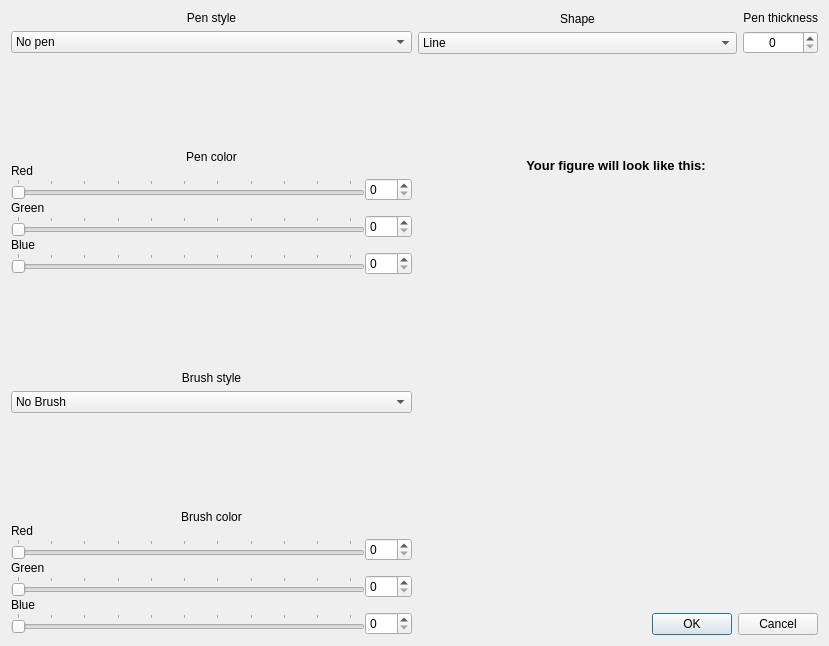
<?xml version="1.0" encoding="UTF-8"?>
<ui version="4.0">
 <class>Dialog</class>
 <widget class="QDialog" name="Dialog">
  <property name="geometry">
   <rect>
    <x>0</x>
    <y>0</y>
    <width>829</width>
    <height>646</height>
   </rect>
  </property>
  <property name="windowTitle">
   <string>Dialog</string>
  </property>
  <layout class="QHBoxLayout" name="horizontalLayout_8">
   <item>
    <layout class="QVBoxLayout" name="verticalLayout_10">
     <item>
      <layout class="QVBoxLayout" name="verticalLayout_8">
       <item>
        <layout class="QVBoxLayout" name="verticalLayout_3">
         <item>
          <widget class="QLabel" name="label_2">
           <property name="text">
            <string>Pen style</string>
           </property>
           <property name="alignment">
            <set>Qt::AlignCenter</set>
           </property>
          </widget>
         </item>
         <item>
          <widget class="QComboBox" name="penStyleComboBox">
           <item>
            <property name="text">
             <string>No pen</string>
            </property>
           </item>
           <item>
            <property name="text">
             <string>Solid line</string>
            </property>
           </item>
           <item>
            <property name="text">
             <string>Dash line</string>
            </property>
           </item>
           <item>
            <property name="text">
             <string>Dot line</string>
            </property>
           </item>
           <item>
            <property name="text">
             <string>Dash dot line</string>
            </property>
           </item>
           <item>
            <property name="text">
             <string>Dash dot dot line</string>
            </property>
           </item>
           <item>
            <property name="text">
             <string>Custom dash line</string>
            </property>
           </item>
          </widget>
         </item>
        </layout>
       </item>
      </layout>
     </item>
     <item>
      <spacer name="verticalSpacer">
       <property name="orientation">
        <enum>Qt::Vertical</enum>
       </property>
       <property name="sizeHint" stdset="0">
        <size>
         <width>20</width>
         <height>40</height>
        </size>
       </property>
      </spacer>
     </item>
     <item>
      <layout class="QVBoxLayout" name="verticalLayout_5">
       <property name="spacing">
        <number>0</number>
       </property>
       <item>
        <widget class="QLabel" name="label_3">
         <property name="text">
          <string>Pen color</string>
         </property>
         <property name="alignment">
          <set>Qt::AlignCenter</set>
         </property>
        </widget>
       </item>
       <item>
        <widget class="QLabel" name="label_4">
         <property name="text">
          <string>Red</string>
         </property>
         <property name="alignment">
          <set>Qt::AlignLeading|Qt::AlignLeft|Qt::AlignVCenter</set>
         </property>
        </widget>
       </item>
       <item>
        <layout class="QHBoxLayout" name="horizontalLayout">
         <item>
          <widget class="QSlider" name="penRedSlider">
           <property name="sizePolicy">
            <sizepolicy hsizetype="Expanding" vsizetype="Fixed">
             <horstretch>0</horstretch>
             <verstretch>1</verstretch>
            </sizepolicy>
           </property>
           <property name="maximum">
            <number>255</number>
           </property>
           <property name="orientation">
            <enum>Qt::Horizontal</enum>
           </property>
           <property name="tickPosition">
            <enum>QSlider::TicksAbove</enum>
           </property>
           <property name="tickInterval">
            <number>25</number>
           </property>
          </widget>
         </item>
         <item>
          <widget class="QSpinBox" name="penRedSpinBox">
           <property name="maximum">
            <number>255</number>
           </property>
          </widget>
         </item>
        </layout>
       </item>
       <item>
        <widget class="QLabel" name="label_5">
         <property name="text">
          <string>Green</string>
         </property>
         <property name="alignment">
          <set>Qt::AlignLeading|Qt::AlignLeft|Qt::AlignVCenter</set>
         </property>
        </widget>
       </item>
       <item>
        <layout class="QHBoxLayout" name="horizontalLayout_2">
         <item>
          <widget class="QSlider" name="penGreenSlider">
           <property name="sizePolicy">
            <sizepolicy hsizetype="Expanding" vsizetype="Fixed">
             <horstretch>1</horstretch>
             <verstretch>0</verstretch>
            </sizepolicy>
           </property>
           <property name="maximum">
            <number>255</number>
           </property>
           <property name="orientation">
            <enum>Qt::Horizontal</enum>
           </property>
           <property name="tickPosition">
            <enum>QSlider::TicksAbove</enum>
           </property>
           <property name="tickInterval">
            <number>25</number>
           </property>
          </widget>
         </item>
         <item>
          <widget class="QSpinBox" name="penGreenSpinBox">
           <property name="maximum">
            <number>255</number>
           </property>
          </widget>
         </item>
        </layout>
       </item>
       <item>
        <widget class="QLabel" name="label_6">
         <property name="text">
          <string>Blue</string>
         </property>
         <property name="alignment">
          <set>Qt::AlignLeading|Qt::AlignLeft|Qt::AlignVCenter</set>
         </property>
        </widget>
       </item>
       <item>
        <layout class="QHBoxLayout" name="horizontalLayout_3">
         <item>
          <widget class="QSlider" name="penBlueSlider">
           <property name="sizePolicy">
            <sizepolicy hsizetype="Expanding" vsizetype="Fixed">
             <horstretch>1</horstretch>
             <verstretch>0</verstretch>
            </sizepolicy>
           </property>
           <property name="maximum">
            <number>255</number>
           </property>
           <property name="orientation">
            <enum>Qt::Horizontal</enum>
           </property>
           <property name="tickPosition">
            <enum>QSlider::TicksAbove</enum>
           </property>
           <property name="tickInterval">
            <number>25</number>
           </property>
          </widget>
         </item>
         <item>
          <widget class="QSpinBox" name="penBlueSpinBox">
           <property name="maximum">
            <number>255</number>
           </property>
          </widget>
         </item>
        </layout>
       </item>
      </layout>
     </item>
     <item>
      <spacer name="verticalSpacer_3">
       <property name="orientation">
        <enum>Qt::Vertical</enum>
       </property>
       <property name="sizeHint" stdset="0">
        <size>
         <width>20</width>
         <height>40</height>
        </size>
       </property>
      </spacer>
     </item>
     <item>
      <layout class="QVBoxLayout" name="verticalLayout_7">
       <item>
        <widget class="QLabel" name="label_12">
         <property name="text">
          <string>Brush style</string>
         </property>
         <property name="alignment">
          <set>Qt::AlignCenter</set>
         </property>
        </widget>
       </item>
       <item>
        <widget class="QComboBox" name="brushStyleComboBox">
         <item>
          <property name="text">
           <string>No Brush</string>
          </property>
         </item>
         <item>
          <property name="text">
           <string>Solid Pattern</string>
          </property>
         </item>
         <item>
          <property name="text">
           <string>Dense1 Pattern</string>
          </property>
         </item>
         <item>
          <property name="text">
           <string>Dense2 Pattern</string>
          </property>
         </item>
         <item>
          <property name="text">
           <string>Dense3 Pattern</string>
          </property>
         </item>
         <item>
          <property name="text">
           <string>Dense4 Pattern</string>
          </property>
         </item>
         <item>
          <property name="text">
           <string>Dense5 Pattern</string>
          </property>
         </item>
         <item>
          <property name="text">
           <string>Dense6 Pattern</string>
          </property>
         </item>
         <item>
          <property name="text">
           <string>Dense7 Pattern</string>
          </property>
         </item>
         <item>
          <property name="text">
           <string>Horizontal Pattern</string>
          </property>
         </item>
         <item>
          <property name="text">
           <string>Vertical Pattern</string>
          </property>
         </item>
         <item>
          <property name="text">
           <string>Cross Pattern</string>
          </property>
         </item>
         <item>
          <property name="text">
           <string>Backward Diagonal Pattern</string>
          </property>
         </item>
         <item>
          <property name="text">
           <string>Forward Diagonal Pattern</string>
          </property>
         </item>
         <item>
          <property name="text">
           <string>Diagonal Cross Pattern</string>
          </property>
         </item>
        </widget>
       </item>
      </layout>
     </item>
     <item>
      <spacer name="verticalSpacer_4">
       <property name="orientation">
        <enum>Qt::Vertical</enum>
       </property>
       <property name="sizeHint" stdset="0">
        <size>
         <width>20</width>
         <height>40</height>
        </size>
       </property>
      </spacer>
     </item>
     <item>
      <layout class="QVBoxLayout" name="verticalLayout_4">
       <property name="spacing">
        <number>0</number>
       </property>
       <item>
        <widget class="QLabel" name="label_9">
         <property name="text">
          <string>Brush color</string>
         </property>
         <property name="alignment">
          <set>Qt::AlignCenter</set>
         </property>
        </widget>
       </item>
       <item>
        <widget class="QLabel" name="label_8">
         <property name="text">
          <string>Red</string>
         </property>
         <property name="alignment">
          <set>Qt::AlignLeading|Qt::AlignLeft|Qt::AlignVCenter</set>
         </property>
        </widget>
       </item>
       <item>
        <layout class="QHBoxLayout" name="horizontalLayout_4">
         <item>
          <widget class="QSlider" name="brushRedSlider">
           <property name="sizePolicy">
            <sizepolicy hsizetype="Expanding" vsizetype="Fixed">
             <horstretch>1</horstretch>
             <verstretch>0</verstretch>
            </sizepolicy>
           </property>
           <property name="maximum">
            <number>255</number>
           </property>
           <property name="orientation">
            <enum>Qt::Horizontal</enum>
           </property>
           <property name="tickPosition">
            <enum>QSlider::TicksAbove</enum>
           </property>
           <property name="tickInterval">
            <number>25</number>
           </property>
          </widget>
         </item>
         <item>
          <widget class="QSpinBox" name="brushRedSpinBox">
           <property name="maximum">
            <number>255</number>
           </property>
          </widget>
         </item>
        </layout>
       </item>
       <item>
        <widget class="QLabel" name="label_10">
         <property name="text">
          <string>Green</string>
         </property>
         <property name="alignment">
          <set>Qt::AlignLeading|Qt::AlignLeft|Qt::AlignVCenter</set>
         </property>
        </widget>
       </item>
       <item>
        <layout class="QHBoxLayout" name="horizontalLayout_5">
         <item>
          <widget class="QSlider" name="brushGreenSlider">
           <property name="sizePolicy">
            <sizepolicy hsizetype="Expanding" vsizetype="Fixed">
             <horstretch>1</horstretch>
             <verstretch>0</verstretch>
            </sizepolicy>
           </property>
           <property name="maximum">
            <number>255</number>
           </property>
           <property name="orientation">
            <enum>Qt::Horizontal</enum>
           </property>
           <property name="tickPosition">
            <enum>QSlider::TicksAbove</enum>
           </property>
           <property name="tickInterval">
            <number>25</number>
           </property>
          </widget>
         </item>
         <item>
          <widget class="QSpinBox" name="brushGreenSpinBox">
           <property name="maximum">
            <number>255</number>
           </property>
          </widget>
         </item>
        </layout>
       </item>
       <item>
        <widget class="QLabel" name="label_7">
         <property name="text">
          <string>Blue</string>
         </property>
         <property name="alignment">
          <set>Qt::AlignLeading|Qt::AlignLeft|Qt::AlignVCenter</set>
         </property>
        </widget>
       </item>
       <item>
        <layout class="QHBoxLayout" name="horizontalLayout_6">
         <item>
          <widget class="QSlider" name="brushBlueSlider">
           <property name="sizePolicy">
            <sizepolicy hsizetype="Expanding" vsizetype="Fixed">
             <horstretch>1</horstretch>
             <verstretch>0</verstretch>
            </sizepolicy>
           </property>
           <property name="maximum">
            <number>255</number>
           </property>
           <property name="orientation">
            <enum>Qt::Horizontal</enum>
           </property>
           <property name="tickPosition">
            <enum>QSlider::TicksAbove</enum>
           </property>
           <property name="tickInterval">
            <number>25</number>
           </property>
          </widget>
         </item>
         <item>
          <widget class="QSpinBox" name="brushBlueSpinBox">
           <property name="maximum">
            <number>255</number>
           </property>
          </widget>
         </item>
        </layout>
       </item>
      </layout>
     </item>
    </layout>
   </item>
   <item>
    <layout class="QVBoxLayout" name="verticalLayout_19">
     <item>
      <layout class="QVBoxLayout" name="verticalLayout_6">
       <item>
        <layout class="QHBoxLayout" name="horizontalLayout_7">
         <item>
          <layout class="QVBoxLayout" name="verticalLayout">
           <item>
            <widget class="QLabel" name="label">
             <property name="text">
              <string>Shape</string>
             </property>
             <property name="alignment">
              <set>Qt::AlignCenter</set>
             </property>
            </widget>
           </item>
           <item>
            <widget class="QComboBox" name="shapeComboBox">
             <property name="sizePolicy">
              <sizepolicy hsizetype="Expanding" vsizetype="Fixed">
               <horstretch>0</horstretch>
               <verstretch>0</verstretch>
              </sizepolicy>
             </property>
             <item>
              <property name="text">
               <string>Line</string>
              </property>
             </item>
             <item>
              <property name="text">
               <string>Rectagle</string>
              </property>
             </item>
             <item>
              <property name="text">
               <string>Ellipse</string>
              </property>
             </item>
             <item>
              <property name="text">
               <string>Triangle</string>
              </property>
             </item>
             <item>
              <property name="text">
               <string>Image</string>
              </property>
             </item>
            </widget>
           </item>
          </layout>
         </item>
         <item>
          <layout class="QVBoxLayout" name="verticalLayout_2">
           <item>
            <widget class="QLabel" name="label_11">
             <property name="text">
              <string>Pen thickness</string>
             </property>
             <property name="alignment">
              <set>Qt::AlignRight|Qt::AlignTrailing|Qt::AlignVCenter</set>
             </property>
            </widget>
           </item>
           <item>
            <widget class="QSpinBox" name="penThickSpinBox">
             <property name="alignment">
              <set>Qt::AlignCenter</set>
             </property>
             <property name="maximum">
              <number>20</number>
             </property>
            </widget>
           </item>
          </layout>
         </item>
        </layout>
       </item>
       <item>
        <layout class="QVBoxLayout" name="verticalLayout_9">
         <item>
          <spacer name="verticalSpacer_2">
           <property name="orientation">
            <enum>Qt::Vertical</enum>
           </property>
           <property name="sizeHint" stdset="0">
            <size>
             <width>20</width>
             <height>40</height>
            </size>
           </property>
          </spacer>
         </item>
         <item>
          <widget class="Example" name="exampleWidget" native="true">
           <property name="sizePolicy">
            <sizepolicy hsizetype="Expanding" vsizetype="Preferred">
             <horstretch>0</horstretch>
             <verstretch>1</verstretch>
            </sizepolicy>
           </property>
           <widget class="QLabel" name="label_19">
            <property name="geometry">
             <rect>
              <x>0</x>
              <y>50</y>
              <width>396</width>
              <height>31</height>
             </rect>
            </property>
            <property name="font">
             <font>
              <pointsize>10</pointsize>
              <weight>75</weight>
              <bold>true</bold>
             </font>
            </property>
            <property name="text">
             <string>Your figure will look like this:</string>
            </property>
            <property name="alignment">
             <set>Qt::AlignCenter</set>
            </property>
           </widget>
          </widget>
         </item>
        </layout>
       </item>
      </layout>
     </item>
     <item>
      <widget class="QDialogButtonBox" name="buttonBox">
       <property name="orientation">
        <enum>Qt::Horizontal</enum>
       </property>
       <property name="standardButtons">
        <set>QDialogButtonBox::Cancel|QDialogButtonBox::Ok</set>
       </property>
      </widget>
     </item>
    </layout>
   </item>
  </layout>
 </widget>
 <customwidgets>
  <customwidget>
   <class>Example</class>
   <extends>QWidget</extends>
   <header>example.h</header>
   <container>1</container>
   <slots>
    <slot>SetShapeType(int)</slot>
    <slot>SetPenRed(int)</slot>
    <slot>SetPenBlue(int)</slot>
    <slot>SetPenGreen(int)</slot>
    <slot>SetPenStyle(int)</slot>
    <slot>SetPenThick(int)</slot>
    <slot>SetBrushRed(int)</slot>
    <slot>SetBrushGreen(int)</slot>
    <slot>SetBrushBlue(int)</slot>
    <slot>SetBrushStyle(int)</slot>
    <slot>SetPix(QPixmap)</slot>
   </slots>
  </customwidget>
 </customwidgets>
 <resources/>
 <connections>
  <connection>
   <sender>buttonBox</sender>
   <signal>accepted()</signal>
   <receiver>Dialog</receiver>
   <slot>accept()</slot>
   <hints>
    <hint type="sourcelabel">
     <x>667</x>
     <y>633</y>
    </hint>
    <hint type="destinationlabel">
     <x>157</x>
     <y>274</y>
    </hint>
   </hints>
  </connection>
  <connection>
   <sender>buttonBox</sender>
   <signal>rejected()</signal>
   <receiver>Dialog</receiver>
   <slot>reject()</slot>
   <hints>
    <hint type="sourcelabel">
     <x>735</x>
     <y>633</y>
    </hint>
    <hint type="destinationlabel">
     <x>286</x>
     <y>274</y>
    </hint>
   </hints>
  </connection>
  <connection>
   <sender>shapeComboBox</sender>
   <signal>currentIndexChanged(int)</signal>
   <receiver>exampleWidget</receiver>
   <slot>SetShapeType(int)</slot>
   <hints>
    <hint type="sourcelabel">
     <x>552</x>
     <y>62</y>
    </hint>
    <hint type="destinationlabel">
     <x>814</x>
     <y>235</y>
    </hint>
   </hints>
  </connection>
  <connection>
   <sender>penThickSpinBox</sender>
   <signal>valueChanged(int)</signal>
   <receiver>exampleWidget</receiver>
   <slot>SetPenThick(int)</slot>
   <hints>
    <hint type="sourcelabel">
     <x>813</x>
     <y>62</y>
    </hint>
    <hint type="destinationlabel">
     <x>514</x>
     <y>338</y>
    </hint>
   </hints>
  </connection>
  <connection>
   <sender>penRedSlider</sender>
   <signal>valueChanged(int)</signal>
   <receiver>exampleWidget</receiver>
   <slot>SetPenRed(int)</slot>
   <hints>
    <hint type="sourcelabel">
     <x>347</x>
     <y>196</y>
    </hint>
    <hint type="destinationlabel">
     <x>814</x>
     <y>507</y>
    </hint>
   </hints>
  </connection>
  <connection>
   <sender>penGreenSlider</sender>
   <signal>valueChanged(int)</signal>
   <receiver>exampleWidget</receiver>
   <slot>SetPenGreen(int)</slot>
   <hints>
    <hint type="sourcelabel">
     <x>347</x>
     <y>239</y>
    </hint>
    <hint type="destinationlabel">
     <x>814</x>
     <y>507</y>
    </hint>
   </hints>
  </connection>
  <connection>
   <sender>penBlueSlider</sender>
   <signal>valueChanged(int)</signal>
   <receiver>exampleWidget</receiver>
   <slot>SetPenBlue(int)</slot>
   <hints>
    <hint type="sourcelabel">
     <x>347</x>
     <y>282</y>
    </hint>
    <hint type="destinationlabel">
     <x>814</x>
     <y>507</y>
    </hint>
   </hints>
  </connection>
  <connection>
   <sender>brushRedSlider</sender>
   <signal>valueChanged(int)</signal>
   <receiver>exampleWidget</receiver>
   <slot>SetBrushRed(int)</slot>
   <hints>
    <hint type="sourcelabel">
     <x>347</x>
     <y>544</y>
    </hint>
    <hint type="destinationlabel">
     <x>814</x>
     <y>507</y>
    </hint>
   </hints>
  </connection>
  <connection>
   <sender>brushGreenSlider</sender>
   <signal>valueChanged(int)</signal>
   <receiver>exampleWidget</receiver>
   <slot>SetBrushGreen(int)</slot>
   <hints>
    <hint type="sourcelabel">
     <x>347</x>
     <y>587</y>
    </hint>
    <hint type="destinationlabel">
     <x>814</x>
     <y>507</y>
    </hint>
   </hints>
  </connection>
  <connection>
   <sender>brushBlueSlider</sender>
   <signal>valueChanged(int)</signal>
   <receiver>exampleWidget</receiver>
   <slot>SetBrushBlue(int)</slot>
   <hints>
    <hint type="sourcelabel">
     <x>347</x>
     <y>630</y>
    </hint>
    <hint type="destinationlabel">
     <x>814</x>
     <y>507</y>
    </hint>
   </hints>
  </connection>
  <connection>
   <sender>brushStyleComboBox</sender>
   <signal>currentIndexChanged(int)</signal>
   <receiver>exampleWidget</receiver>
   <slot>SetBrushStyle(int)</slot>
   <hints>
    <hint type="sourcelabel">
     <x>83</x>
     <y>386</y>
    </hint>
    <hint type="destinationlabel">
     <x>814</x>
     <y>507</y>
    </hint>
   </hints>
  </connection>
  <connection>
   <sender>shapeComboBox</sender>
   <signal>activated(int)</signal>
   <receiver>Dialog</receiver>
   <slot>DisableBrushSettings(int)</slot>
   <hints>
    <hint type="sourcelabel">
     <x>507</x>
     <y>62</y>
    </hint>
    <hint type="destinationlabel">
     <x>76</x>
     <y>179</y>
    </hint>
   </hints>
  </connection>
  <connection>
   <sender>shapeComboBox</sender>
   <signal>currentIndexChanged(int)</signal>
   <receiver>Dialog</receiver>
   <slot>DisableBrushSettings(int)</slot>
   <hints>
    <hint type="sourcelabel">
     <x>552</x>
     <y>62</y>
    </hint>
    <hint type="destinationlabel">
     <x>167</x>
     <y>59</y>
    </hint>
   </hints>
  </connection>
  <connection>
   <sender>shapeComboBox</sender>
   <signal>activated(int)</signal>
   <receiver>exampleWidget</receiver>
   <slot>SetShapeType(int)</slot>
   <hints>
    <hint type="sourcelabel">
     <x>552</x>
     <y>62</y>
    </hint>
    <hint type="destinationlabel">
     <x>814</x>
     <y>255</y>
    </hint>
   </hints>
  </connection>
  <connection>
   <sender>penRedSlider</sender>
   <signal>valueChanged(int)</signal>
   <receiver>penRedSpinBox</receiver>
   <slot>setValue(int)</slot>
   <hints>
    <hint type="sourcelabel">
     <x>347</x>
     <y>196</y>
    </hint>
    <hint type="destinationlabel">
     <x>407</x>
     <y>197</y>
    </hint>
   </hints>
  </connection>
  <connection>
   <sender>penGreenSlider</sender>
   <signal>valueChanged(int)</signal>
   <receiver>penGreenSpinBox</receiver>
   <slot>setValue(int)</slot>
   <hints>
    <hint type="sourcelabel">
     <x>347</x>
     <y>239</y>
    </hint>
    <hint type="destinationlabel">
     <x>407</x>
     <y>240</y>
    </hint>
   </hints>
  </connection>
  <connection>
   <sender>penBlueSlider</sender>
   <signal>valueChanged(int)</signal>
   <receiver>penBlueSpinBox</receiver>
   <slot>setValue(int)</slot>
   <hints>
    <hint type="sourcelabel">
     <x>347</x>
     <y>282</y>
    </hint>
    <hint type="destinationlabel">
     <x>407</x>
     <y>283</y>
    </hint>
   </hints>
  </connection>
  <connection>
   <sender>brushRedSlider</sender>
   <signal>valueChanged(int)</signal>
   <receiver>brushRedSpinBox</receiver>
   <slot>setValue(int)</slot>
   <hints>
    <hint type="sourcelabel">
     <x>345</x>
     <y>544</y>
    </hint>
    <hint type="destinationlabel">
     <x>407</x>
     <y>545</y>
    </hint>
   </hints>
  </connection>
  <connection>
   <sender>brushGreenSlider</sender>
   <signal>valueChanged(int)</signal>
   <receiver>brushGreenSpinBox</receiver>
   <slot>setValue(int)</slot>
   <hints>
    <hint type="sourcelabel">
     <x>347</x>
     <y>587</y>
    </hint>
    <hint type="destinationlabel">
     <x>407</x>
     <y>588</y>
    </hint>
   </hints>
  </connection>
  <connection>
   <sender>brushBlueSlider</sender>
   <signal>valueChanged(int)</signal>
   <receiver>brushBlueSpinBox</receiver>
   <slot>setValue(int)</slot>
   <hints>
    <hint type="sourcelabel">
     <x>347</x>
     <y>630</y>
    </hint>
    <hint type="destinationlabel">
     <x>407</x>
     <y>631</y>
    </hint>
   </hints>
  </connection>
  <connection>
   <sender>penRedSpinBox</sender>
   <signal>valueChanged(int)</signal>
   <receiver>penRedSlider</receiver>
   <slot>setValue(int)</slot>
   <hints>
    <hint type="sourcelabel">
     <x>407</x>
     <y>197</y>
    </hint>
    <hint type="destinationlabel">
     <x>347</x>
     <y>196</y>
    </hint>
   </hints>
  </connection>
  <connection>
   <sender>penGreenSpinBox</sender>
   <signal>valueChanged(int)</signal>
   <receiver>penGreenSlider</receiver>
   <slot>setValue(int)</slot>
   <hints>
    <hint type="sourcelabel">
     <x>407</x>
     <y>240</y>
    </hint>
    <hint type="destinationlabel">
     <x>294</x>
     <y>239</y>
    </hint>
   </hints>
  </connection>
  <connection>
   <sender>penBlueSpinBox</sender>
   <signal>valueChanged(int)</signal>
   <receiver>penBlueSlider</receiver>
   <slot>setValue(int)</slot>
   <hints>
    <hint type="sourcelabel">
     <x>407</x>
     <y>283</y>
    </hint>
    <hint type="destinationlabel">
     <x>281</x>
     <y>282</y>
    </hint>
   </hints>
  </connection>
  <connection>
   <sender>brushRedSpinBox</sender>
   <signal>valueChanged(int)</signal>
   <receiver>brushRedSlider</receiver>
   <slot>setValue(int)</slot>
   <hints>
    <hint type="sourcelabel">
     <x>407</x>
     <y>545</y>
    </hint>
    <hint type="destinationlabel">
     <x>254</x>
     <y>544</y>
    </hint>
   </hints>
  </connection>
  <connection>
   <sender>brushGreenSpinBox</sender>
   <signal>valueChanged(int)</signal>
   <receiver>brushGreenSlider</receiver>
   <slot>setValue(int)</slot>
   <hints>
    <hint type="sourcelabel">
     <x>407</x>
     <y>588</y>
    </hint>
    <hint type="destinationlabel">
     <x>280</x>
     <y>587</y>
    </hint>
   </hints>
  </connection>
  <connection>
   <sender>brushBlueSpinBox</sender>
   <signal>valueChanged(int)</signal>
   <receiver>brushBlueSlider</receiver>
   <slot>setValue(int)</slot>
   <hints>
    <hint type="sourcelabel">
     <x>407</x>
     <y>631</y>
    </hint>
    <hint type="destinationlabel">
     <x>278</x>
     <y>630</y>
    </hint>
   </hints>
  </connection>
  <connection>
   <sender>penStyleComboBox</sender>
   <signal>currentIndexChanged(int)</signal>
   <receiver>exampleWidget</receiver>
   <slot>SetPenStyle(int)</slot>
   <hints>
    <hint type="sourcelabel">
     <x>133</x>
     <y>60</y>
    </hint>
    <hint type="destinationlabel">
     <x>517</x>
     <y>224</y>
    </hint>
   </hints>
  </connection>
  <connection>
   <sender>Dialog</sender>
   <signal>ImageChoosenSignal(QPixmap)</signal>
   <receiver>exampleWidget</receiver>
   <slot>SetPix(QPixmap)</slot>
   <hints>
    <hint type="sourcelabel">
     <x>584</x>
     <y>92</y>
    </hint>
    <hint type="destinationlabel">
     <x>591</x>
     <y>149</y>
    </hint>
   </hints>
  </connection>
 </connections>
 <slots>
  <signal>ImageChoosenSignal(QPixmap)</signal>
  <slot>DisableBrushSettings(int)</slot>
 </slots>
</ui>
